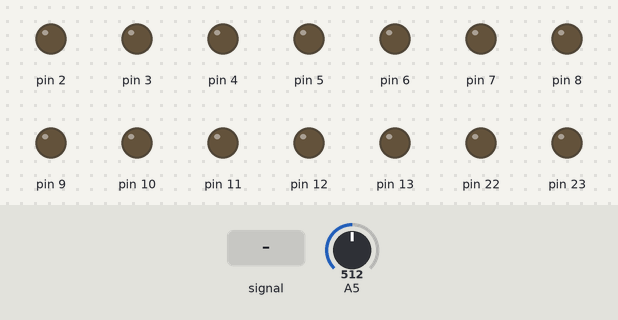
This sketch was run on a simulated Arduino Uno, built with avr-gcc and run on an emulated ATmega328P. On the bench: output pins drawn as LEDs (lit = HIGH). The test bench sets the inputs (shaded band); at power-on: A5 = 512. Pins used as bus, display or sensor lines are not drawn; what the sketch prints to the serial monitor is not drawn.

Above: at 0.8 s.
0.9 s: A5 fed a 2 Hz sine of ±306 counts around its level
At 1.38 s:
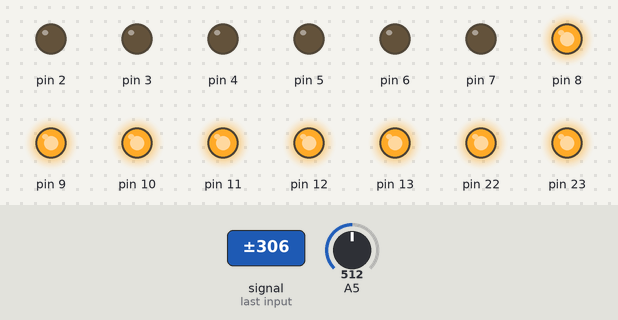
3.9 s: A5 set to 900
5.4 s: A5 set to 314
6.9 s: A5 set to 292
At 7.6 s:
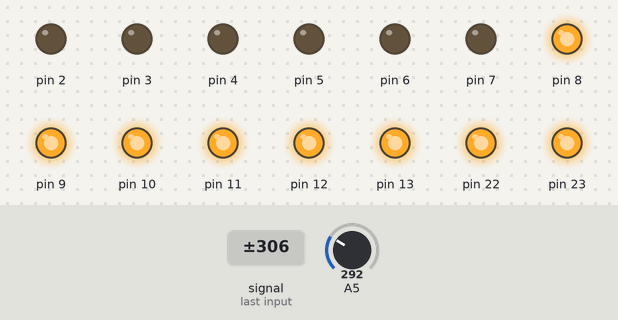
8.4 s: A5 set to 380
At 8.8 s:
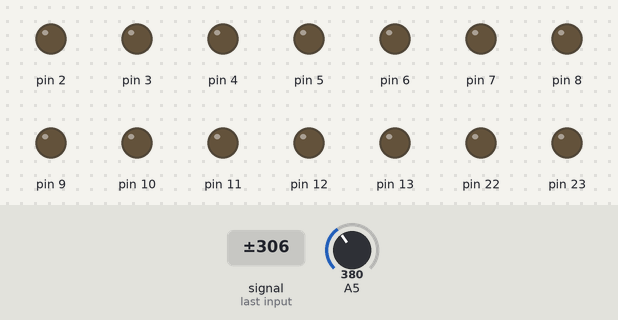
Timing chart, 0 to 10.9 s (numbered marks = the images above; inputs shaded):
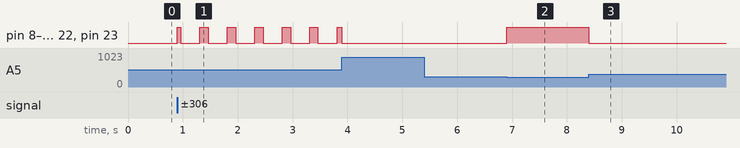

The sketch:

Ex._22.ino
```cpp
#include <avr/io.h>
#include <util/delay.h>
#define checkbit(x,y) ((x) & (y))
#define bitn(p) (0x01 << (p))

int main (void)
{
  int xval;
  Serial.begin(2000000);
  DDRB = 0xFF;
  DDRD = 0xFF;

  while(1)
  {
    ADMUX = 0x45;
    ADCSRA = 0xC7;
    while(checkbit(ADCSRA,bitn(ADSC)));
    xval = ADCW;
    Serial.println(xval);

    if (xval > 370)
    {
      PORTD = 0x01;
      PORTB = 0x00;
    }

    if (xval < 300)
    {
      PORTD = 0x00;
      PORTB = 0xFF;
    }


  }

}
```

Measured:
- after the input at 0.9 s, pin 8–13, pin 22, pin 23: LOW → HIGH at once, then repeats every 0.50 s: LOW 0.35 s, HIGH 0.15 s
- after the input at 6.9 s, pin 8–13, pin 22, pin 23: LOW → HIGH at once
- after the input at 8.4 s, pin 8–13, pin 22, pin 23: HIGH → LOW at once
